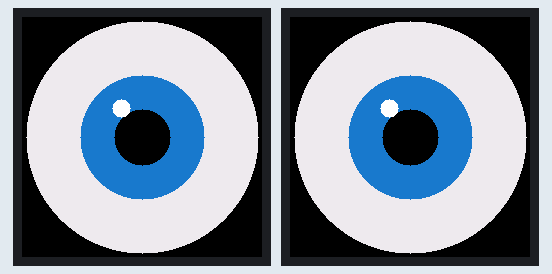
Simulated run of this sketch. Board: Arduino Uno, built with avr-gcc and run on an emulated ATmega328P. On the bench: 2 × 240×240 colour display. Random numbers use the default seed unless the sketch sets one; what the sketch prints to the serial monitor is not drawn.

Above: at 7.8 s.
At 9.9 s:
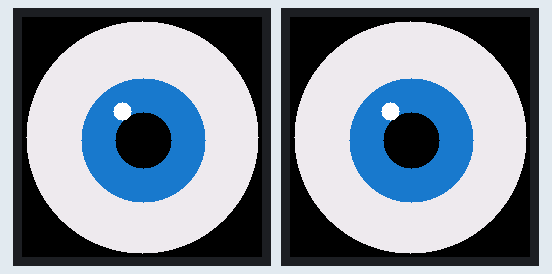
At 16.7 s:
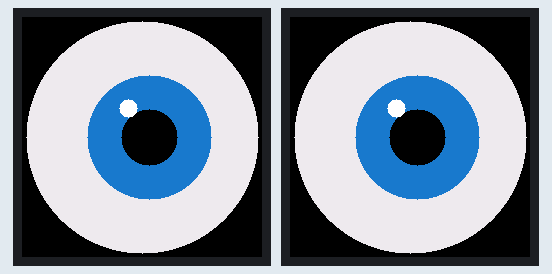
At 23.2 s:
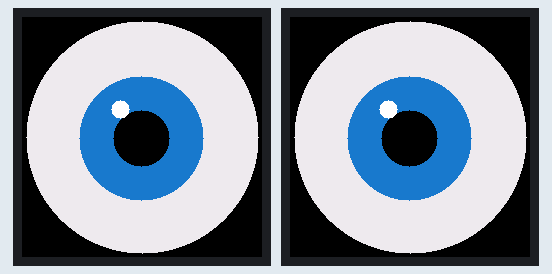
At 29.8 s:
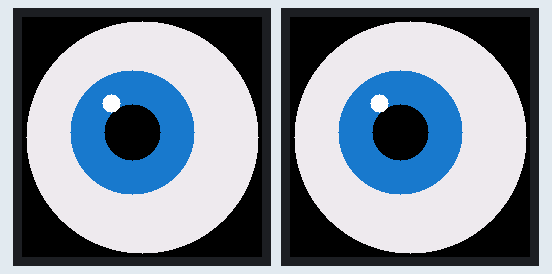
At 36.6 s:
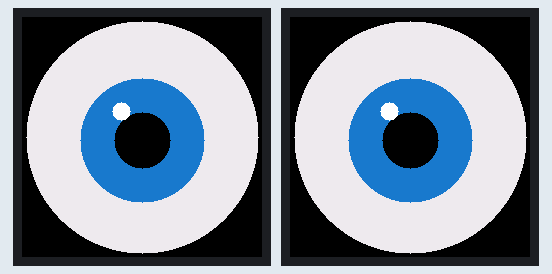

Measured:
- what the display in image 0 shows lasts 2.2 s, from 7.7 s to 9.9 s
- what the display in image 1 shows lasts 2.3 s, from 9.9 s to 12.2 s
- what the display in image 2 shows lasts 2.1 s, from 16.6 s to 18.7 s

The sketch:

eyes_test.ino
```cpp
/* Two-eye animation test for 2x GC9A01 1.28" round displays on Arduino Uno.
 * Port of eyes_test.py (same look: sclera, blue iris, pupil, glint, blinking lids).
 *
 * The Uno has 2 KB of RAM, so there is no framebuffer. Each frame only the
 * rectangle that changed (iris movement, lid band) is re-rendered one row at a
 * time into a 480-byte line buffer and pushed to both displays -> no flicker.
 *
 * Library: "Adafruit GC9A01A" (Library Manager; also installs Adafruit GFX).
 *
 * Wiring (shared hardware SPI bus, separate CS / DC / RST per eye):
 *   Display pin | Left eye | Right eye
 *   VCC         | 3.3V     | 3.3V
 *   GND         | GND      | GND
 *   SCL         | D13      | D13
 *   SDA         | D11      | D11
 *   CS          | D10      | D7
 *   DC          | D9       | D6
 *   RST         | D8       | D5
 *   BL (if any) | 3.3V     | 3.3V
 *
 * !! Uno pins are 5V. Most GC9A01 modules are 3.3V logic. Unless your board
 *    says it is 5V tolerant, put a level shifter (e.g. 74HC4050) or resistor
 *    dividers (1k/2k) on SCL, SDA, CS, DC, RST.
 *
 * Set NUM_EYES to 1 for a first wiring check (left eye only).
 * Serial monitor (115200) prints fps every 5 s.
 */
#include <SPI.h>
#include <Adafruit_GFX.h>
#include <Adafruit_GC9A01A.h>

#define NUM_EYES 2

#define RGB565(r, g, b) (uint16_t)((((r) & 0xF8) << 8) | (((g) & 0xFC) << 3) | ((b) >> 3))

const int SIZE = 240;
const int C = SIZE / 2;
const int SCLERA_R = 116;
const int IRIS_R = 62;
const int PUPIL_R = 28;
const int GLINT_R = 9;
const int GLINT_DX = -21;  // glint centre relative to iris centre
const int GLINT_DY = -29;
const unsigned long BLINK_MS = 300;

const uint16_t COL_BG     = RGB565(0, 0, 0);
const uint16_t COL_SCLERA = RGB565(235, 235, 235);
const uint16_t COL_IRIS   = RGB565(30, 120, 200);
const uint16_t COL_PUPIL  = RGB565(0, 0, 0);
const uint16_t COL_GLINT  = RGB565(255, 255, 255);
const uint16_t COL_LID    = RGB565(20, 20, 20);

Adafruit_GC9A01A eyes[] = {
  Adafruit_GC9A01A(10, 9, 8),  // left:  CS, DC, RST
  Adafruit_GC9A01A(7, 6, 5),   // right: CS, DC, RST
};

// Half-width of each circle at vertical distance d from its centre.
uint8_t hwSclera[SCLERA_R + 1], hwIris[IRIS_R + 1], hwPupil[PUPIL_R + 1], hwGlint[GLINT_R + 1];
uint16_t rowBuf[SIZE];

// Current state used by render().
int irisX = C, irisY = C;  // iris centre in pixels
int lidH = 0;              // rows covered by each lid, 0 = open, C = closed

void buildTable(uint8_t *t, int r) {
  for (int d = 0; d <= r; d++)
    t[d] = (uint8_t)sqrt((float)r * r - (float)d * d);
}

void span(int cx, int hw, uint16_t col, int x0, int x1) {
  int a = cx - hw, b = cx + hw;
  if (a < x0) a = x0;
  if (b > x1) b = x1;
  for (int x = a; x <= b; x++) rowBuf[x - x0] = col;
}

void disc(int y, int cx, int cy, int r, const uint8_t *tbl, uint16_t col, int x0, int x1) {
  int d = abs(y - cy);
  if (d <= r) span(cx, tbl[d], col, x0, x1);
}

// Redraw the inclusive rectangle (x0,y0)-(x1,y1) on every eye.
void render(int x0, int y0, int x1, int y1) {
  x0 = max(x0, 0); y0 = max(y0, 0);
  x1 = min(x1, SIZE - 1); y1 = min(y1, SIZE - 1);
  if (x0 > x1 || y0 > y1) return;
  int w = x1 - x0 + 1;

  for (int y = y0; y <= y1; y++) {
    if (y < lidH || y >= SIZE - lidH) {
      for (int i = 0; i < w; i++) rowBuf[i] = COL_LID;
    } else {
      for (int i = 0; i < w; i++) rowBuf[i] = COL_BG;
      disc(y, C, C, SCLERA_R, hwSclera, COL_SCLERA, x0, x1);
      disc(y, irisX, irisY, IRIS_R, hwIris, COL_IRIS, x0, x1);
      disc(y, irisX, irisY, PUPIL_R, hwPupil, COL_PUPIL, x0, x1);
      disc(y, irisX + GLINT_DX, irisY + GLINT_DY, GLINT_R, hwGlint, COL_GLINT, x0, x1);
    }
    for (int e = 0; e < NUM_EYES; e++) {
      eyes[e].startWrite();
      eyes[e].setAddrWindow(x0, y, w, 1);
      eyes[e].writePixels(rowBuf, w);
      eyes[e].endWrite();
    }
  }
}

float px = 0, py = 0, tx = 0, ty = 0;
unsigned long nextLook, nextBlink, blinkStart;
bool blinking = false;
unsigned long frames = 0, t0;

void setup() {
  Serial.begin(115200);
  randomSeed(analogRead(A0));
  buildTable(hwSclera, SCLERA_R);
  buildTable(hwIris, IRIS_R);
  buildTable(hwPupil, PUPIL_R);
  buildTable(hwGlint, GLINT_R);

  for (int e = 0; e < NUM_EYES; e++) eyes[e].begin();
  render(0, 0, SIZE - 1, SIZE - 1);

  unsigned long now = millis();
  nextLook = now;
  nextBlink = now + random(2000, 5000);
  t0 = now;
}

void loop() {
  unsigned long now = millis();

  // Saccades: pick a new gaze target every 0.6-2.5 s, ease toward it.
  if (now >= nextLook) {
    tx = random(-45, 46);
    ty = random(-35, 36);
    nextLook = now + random(600, 2500);
  }
  px += (tx - px) * 0.25;
  py += (ty - py) * 0.25;

  // Blink: lid closes then opens over BLINK_MS, every 2-6 s.
  float lid = 0;
  if (!blinking && now >= nextBlink) {
    blinking = true;
    blinkStart = now;
  }
  if (blinking) {
    float t = (now - blinkStart) / (float)BLINK_MS;
    if (t >= 1) {
      blinking = false;
      nextBlink = now + random(2000, 6000);
    } else {
      lid = 1 - fabs(2 * t - 1);
    }
  }

  int newLid = (int)(C * lid);
  int newX = C + (int)px, newY = C + (int)py;
  int oldLid = lidH, oldX = irisX, oldY = irisY;
  lidH = newLid;
  irisX = newX;
  irisY = newY;

  // Only redraw what changed.
  if (newLid != oldLid) {
    int a = min(oldLid, newLid), b = max(oldLid, newLid);
    render(0, a, SIZE - 1, b - 1);                // top lid band
    render(0, SIZE - b, SIZE - 1, SIZE - a - 1);  // bottom lid band
  }
  if (newX != oldX || newY != oldY) {
    render(min(oldX, newX) - IRIS_R, min(oldY, newY) - IRIS_R,
           max(oldX, newX) + IRIS_R, max(oldY, newY) + IRIS_R);
  }

  frames++;
  if (now - t0 >= 5000) {
    Serial.print(frames * 1000.0 / (now - t0), 1);
    Serial.println(" fps");
    frames = 0;
    t0 = now;
  }
}
```
